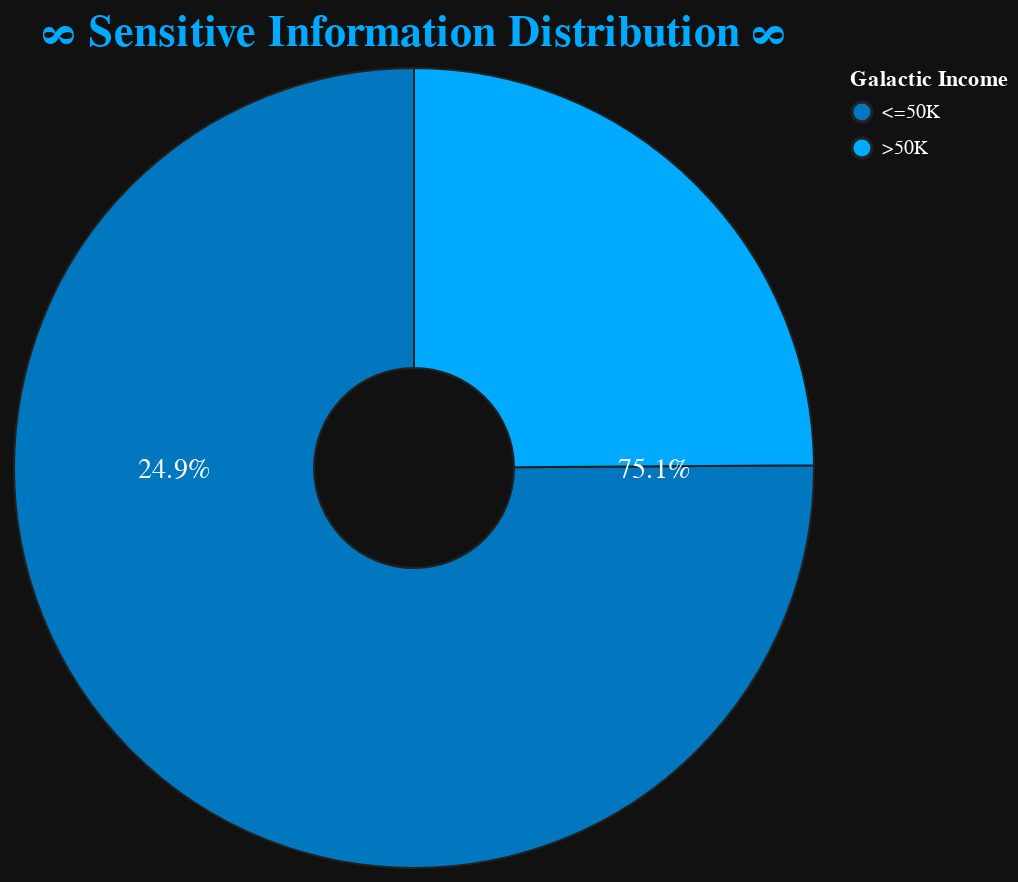

Source (notebook cell):
### Markdown cell above
## Check the Distribution of the Sensitive Information

### Code cell
sensitive_distribution()

### Figure 1 — Vega-Lite specification as saved in the notebook (floating-point values rounded to 4 significant figures)
{"config": {"view": {"continuousWidth": 300, "continuousHeight": 300, "fill": "#111111", "stroke": null}, "legend": {"labelColor": "white", "labelFont": "Orbitron", "titleColor": "white", "titleFont": "Orbitron"}, "title": {"anchor": "middle", "color": "#00AAFF", "font": "Orbitron", "fontSize": 22}}, "layer": [{"mark": {"type": "arc", "innerRadius": 50, "stroke": "#222222"}, "encoding": {"color": {"field": "Income", "legend": {"title": "Galactic Income"}, "scale": {"domain": ["<=50K", ">50K"], "range": ["#0077BE", "#00AAFF", "#00CCFF", "#66E0FF"]}, "type": "nominal"}, "theta": {"field": "Count", "type": "quantitative"}, "tooltip": [{"field": "Income", "title": "Income Category", "type": "nominal"}, {"field": "Count", "title": "Count", "type": "quantitative"}, {"field": "Percentage", "format": ".1f", "title": "Percentage", "type": "quantitative"}]}}, {"mark": {"type": "text", "align": "center", "baseline": "middle", "color": "white", "font": "Orbitron", "fontSize": 14}, "encoding": {"radius": {"value": -120}, "text": {"field": "PercentageStr", "type": "nominal"}, "theta": {"field": "Count", "type": "quantitative"}}}], "background": "#111111", "data": {"name": "data-ba9ce09ad02bd708c365dfd6741548a9"}, "height": 400, "title": "∞ Sensitive Information Distribution ∞", "width": 400, "$schema": "https://vega.github.io/schema/vega-lite/v5.20.1.json", "datasets": {"data-ba9ce09ad02bd708c365dfd6741548a9": [{"Income": "<=50K", "Count": 22654, "Percentage": 75.1, "PercentageStr": "75.1%"}, {"Income": ">50K", "Count": 7508, "Percentage": 24.9, "PercentageStr": "24.9%"}]}}
